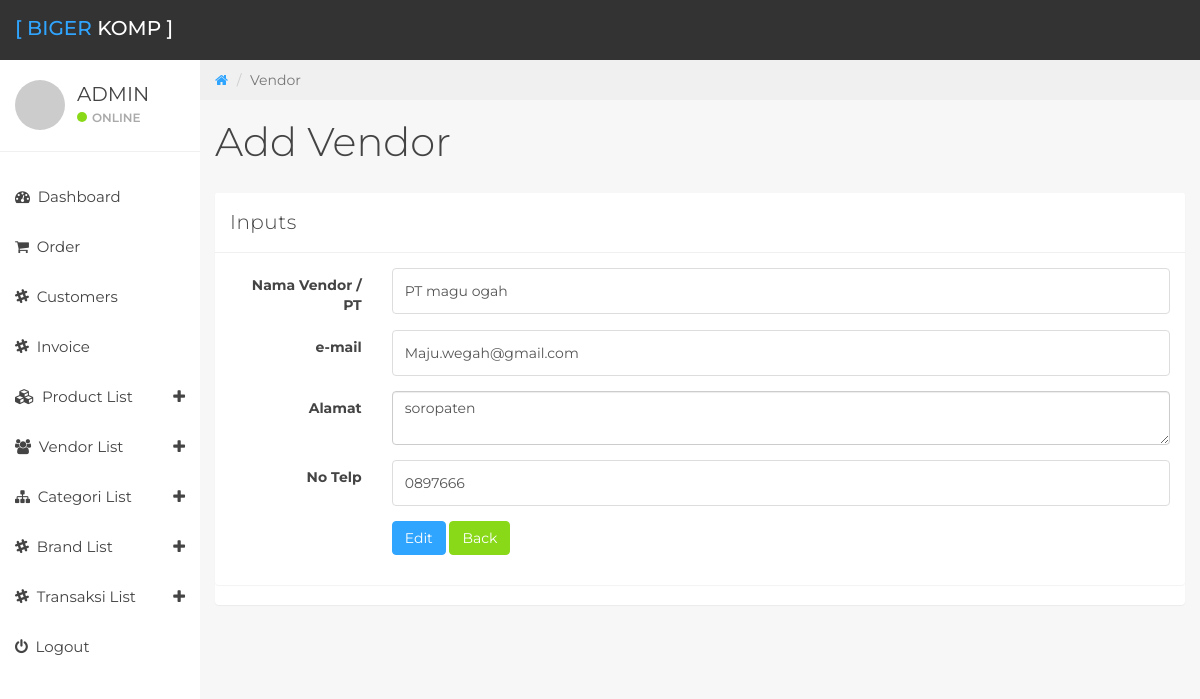
Page /home/editvendor/1 (signed in) on the committed database.
### tables this page shows
CREATE TABLE `vendor` (
  `id_vendor` int(11) NOT NULL,
  `nama` varchar(30) NOT NULL,
  `email` text NOT NULL,
  `alamat` text NOT NULL,
  `no_telp` varchar(15) NOT NULL
);

### application/libraries/template.php (called while the page is built)
<?php
class Template {
   var $template_data = array();
    public function set($name, $value)
    {
        $this->template_data[$name]=$value;
    }
    public function load($template='', $view='', $view_data='', $return = FALSE)
    {
        $this->CI =& get_instance();
        $this->set('contents',$this->CI->load->view($view, $view_data, TRUE));
        return $this->CI->load->view($template, $this->template_data, $return);
    }
}
?>

### application/controllers/home.php (called while the page is built, shortened)
<?php
class Home extends CI_Controller {
 		public function editvendor(){
 			$id = $this->uri->segment(3);
 			$idp = array('id_vendor' => $id);
 			$data['where'] = $this->produk_model->getdataw($idp,'vendor')->row();
 			$this->template->load('admin/wraper','admin/form/editvendor',$data);
 		}
}
?>

### index.php (called while the page is built, shortened)
<?php
require_once BASEPATH.'core/CodeIgniter.php';

### application/models/produk_model.php (called while the page is built, shortened)
<?php
	class Produk_model extends CI_Model{
		public function getdataw($where,$table){
			$this->db->where($where);
			return $this->db->get($table);
		}
}
?>

### application/views/admin/form/editvendor.php (the view, shortened to what this page needs)
<div class="col-sm-9 col-sm-offset-3 col-lg-10 col-lg-offset-2 main">
		<div class="row">
			<ol class="breadcrumb">
				<li><a href="#">
					<em class="fa fa-home"></em>
				</a></li>
				<li class="active">Vendor</li>
			</ol>
		</div>
		<div class="row">
			<div class="col-lg-12">
				<h1 class="page-header">Add Vendor</h1>
			</div>
		</div>
	<div class="panel">
		<div class="row">
			<div class="col-md-12">
					<div class="panel panel-default">
						<div class="panel-heading clearfix">Inputs</div>
						<div class="panel-body">
							<form class="form-horizontal row-border" action="<?php echo base_url('home/editproses') ?>" enctype="multipart/form-data" method="POST">
								<div class="form-group">
									<label class="col-md-2 control-label">Nama Vendor / PT</label>
									<div class="col-md-10">
										<input type="text" name="nama" class="form-control" required="" value="<?php echo $where->nama ?>" >
									</div>
								</div>
								<div class="form-group">
									<label class="col-md-2 control-label">e-mail</label>
									<div class="col-md-10">
										<input class="form-control" type="e-mail" name="email" required="" value="<?php echo $where->email ?>">
									</div>
								</div>
								<div class="form-group">
									<label class="col-md-2 control-label">Alamat</label>
									<div class="col-md-10">
										<textarea class="form-control" name="alamat" required="" ><?php echo $where->alamat ?></textarea>
									</div>
								</div>
								<div class="form-group">
									<label class="col-md-2 control-label">No Telp</label>
									<div class="col-md-10">
										<input class="form-control" type="text" name="telp" required="" value="<?php echo $where->no_telp ?>">
									</div>
								</div>
								<div class="form-group">
									<label class="col-md-2 control-label"></label>
									<div class="col-md-10">
										<input  type="submit" name="ok" class="btn btn-primary" value="Edit">
										<a href="<?php echo base_url('home/allvendor') ?>"><button class="btn btn-success">Back</button></a>
									</div>
								</div>
							</form>
						</div>
					</div>
				</div>
			</div>
		</div>
	</div>

### assets/css/styles.css (style rules this page uses)
body { background: #f7f7f7; padding-top: 60px; font-size: 14px; color: #444444; font-family: "Montserrat", "Helvetica Neue", Helvetica, Arial, sans-serif; }
a, a:hover, a:focus { color: #30a5ff; }
h1, h2, h3, h4, h5, h6 { color: #444444; }
h1 { font-weight: 300; font-size: 40px; }
input.form-control { border: 1px solid #ddd; box-shadow: none; height: 46px; }
.btn-primary, .btn-primary:hover, .btn-primary:focus, .btn-primary:active, .btn-primary.active, .open > .dropdown-toggle.btn-primary, .btn-primary.disabled, .btn-primary[disabled], fieldset[disabled] .btn-primary, .btn-primary.disabled:hover, .btn-primary[disabled]:hover, fieldset[disabled] .btn-primary:hover, .btn-primary.disabled:focus, .btn-primary[disabled]:focus, fieldset[disabled] .btn-primary:focus, .btn-primary.disabled:active, .btn-primary[disabled]:active, fieldset[disabled] .btn-primary:active, .btn-primary.disabled.active, .btn-primary[disabled].active, fieldset[disabled] .btn-primary.active { background-color: #30a5ff !important; border-color: #30a5ff !important; }
.btn-success, .btn-success:hover, .btn-success:focus, .btn-success:active, .btn-success.active, .open > .dropdown-toggle.btn-success, .btn-success.disabled, .btn-success[disabled], fieldset[disabled] .btn-success, .btn-success.disabled:hover, .btn-success[disabled]:hover, fieldset[disabled] .btn-success:hover, .btn-success.disabled:focus, .btn-success[disabled]:focus, fieldset[disabled] .btn-success:focus, .btn-success.disabled:active, .btn-success[disabled]:active, fieldset[disabled] .btn-success:active, .btn-success.disabled.active, .btn-success[disabled].active, fieldset[disabled] .btn-success.active { background-color: #8ad919; border-color: #8ad919; }
.panel { border: 0; }
.panel-heading { font-size: 20px; font-weight: 300; letter-spacing: 0.025em; height: 60px; line-height: 38px; }
.panel-default .panel-heading { background: #fff; border-bottom: 1px solid #f0f0f0; color: #444444; }
.breadcrumb { border-radius: 0; padding: 10px 15px 10px 15px; background: #f0f0f0; margin: 0; }
h1.page-header { margin-top: 20px; border-bottom: 0; }

### rows in the picture
vendor: nama "PT magu ogah", email "Maju.wegah@gmail.com", alamat "soropaten", telp "0897666"
